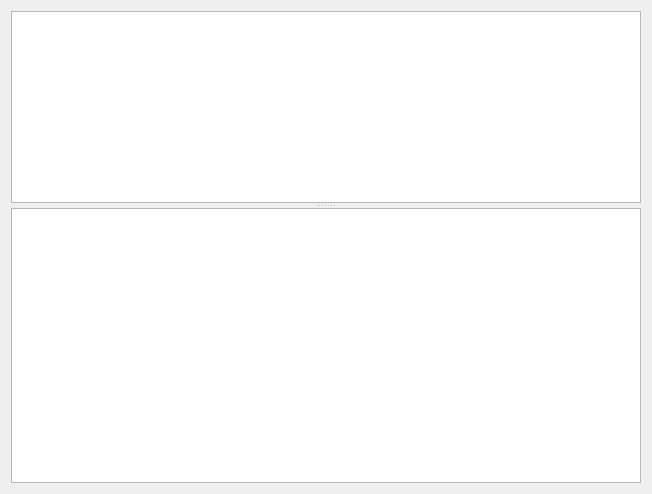
<?xml version="1.0" encoding="UTF-8"?>
<ui version="4.0">
    <class>Dialog</class>
    <widget class="QDialog" name="Dialog">
        <property name="geometry">
            <rect>
                <x>0</x>
                <y>0</y>
                <width>652</width>
                <height>494</height>
            </rect>
        </property>
        <property name="windowTitle">
            <string>报文解析</string>
        </property>
        <layout class="QVBoxLayout" name="verticalLayout">
            <item>
                <widget class="QSplitter" name="splitter">
                    <property name="sizePolicy">
                        <sizepolicy hsizetype="Preferred" vsizetype="MinimumExpanding">
                            <horstretch>0</horstretch>
                            <verstretch>1</verstretch>
                        </sizepolicy>
                    </property>
                    <property name="frameShape">
                        <enum>QFrame::NoFrame</enum>
                    </property>
                    <property name="frameShadow">
                        <enum>QFrame::Sunken</enum>
                    </property>
                    <property name="lineWidth">
                        <number>1</number>
                    </property>
                    <property name="midLineWidth">
                        <number>18</number>
                    </property>
                    <property name="orientation">
                        <enum>Qt::Vertical</enum>
                    </property>
                    <property name="handleWidth">
                        <number>5</number>
                    </property>
                    <widget class="QTextEdit" name="textEdit">
                        <property name="sizePolicy">
                            <sizepolicy hsizetype="MinimumExpanding" vsizetype="Fixed">
                                <horstretch>0</horstretch>
                                <verstretch>0</verstretch>
                            </sizepolicy>
                        </property>
                        <property name="minimumSize">
                            <size>
                                <width>0</width>
                                <height>10</height>
                            </size>
                        </property>
                        <property name="sizeIncrement">
                            <size>
                                <width>0</width>
                                <height>10</height>
                            </size>
                        </property>
                        <property name="baseSize">
                            <size>
                                <width>0</width>
                                <height>10</height>
                            </size>
                        </property>
                        <property name="tabChangesFocus">
                            <bool>true</bool>
                        </property>
                        <property name="html">
                            <string notr="true">&lt;!DOCTYPE HTML PUBLIC &quot;-//W3C//DTD HTML 4.0//EN&quot; &quot;http://www.w3.org/TR/REC-html40/strict.dtd&quot;&gt;
                                &lt;html&gt;&lt;head&gt;&lt;meta name=&quot;qrichtext&quot; content=&quot;1&quot; /&gt;&lt;style
                                type=&quot;text/css&quot;&gt;
                                p, li { white-space: pre-wrap; }
                                &lt;/style&gt;&lt;/head&gt;&lt;body style=&quot; font-family:'SimSun'; font-size:9pt;
                                font-weight:400; font-style:normal;&quot;&gt;
                                &lt;p style=&quot;-qt-paragraph-type:empty; margin-top:0px; margin-bottom:0px;
                                margin-left:0px; margin-right:0px; -qt-block-indent:0; text-indent:0px;&quot;&gt;&lt;br
                                /&gt;&lt;/p&gt;&lt;/body&gt;&lt;/html&gt;
                            </string>
                        </property>
                        <property name="acceptRichText">
                            <bool>false</bool>
                        </property>
                    </widget>
                    <widget class="QTextEdit" name="textEdit_2">
                        <property name="sizePolicy">
                            <sizepolicy hsizetype="Expanding" vsizetype="Ignored">
                                <horstretch>0</horstretch>
                                <verstretch>2</verstretch>
                            </sizepolicy>
                        </property>
                        <property name="minimumSize">
                            <size>
                                <width>0</width>
                                <height>140</height>
                            </size>
                        </property>
                        <property name="sizeIncrement">
                            <size>
                                <width>0</width>
                                <height>140</height>
                            </size>
                        </property>
                        <property name="baseSize">
                            <size>
                                <width>0</width>
                                <height>140</height>
                            </size>
                        </property>
                        <property name="readOnly">
                            <bool>true</bool>
                        </property>
                    </widget>
                </widget>
            </item>
        </layout>
    </widget>
    <resources/>
    <connections/>
</ui>
